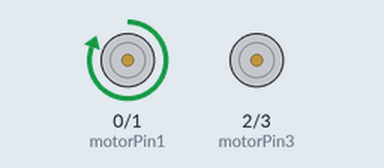
Recording of a sketch running on a simulated Arduino Uno, built with avr-gcc and run on an emulated ATmega328P. Shown: motor-driver pin pairs drawn as motors (green arrow = first pin HIGH = forward, orange = second pin HIGH = backward, longer = more drive).

Above: at 0.1 s.
At 2.1 s:
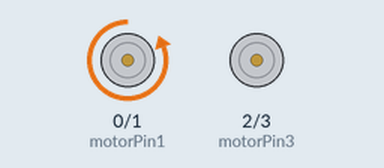
At 4.1 s:
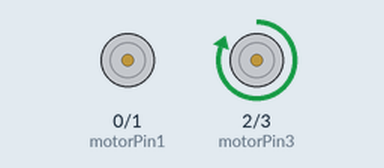
At 8.1 s:
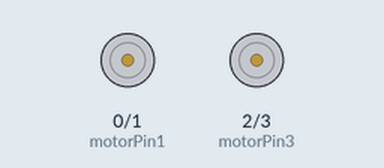
Timing chart, 0 to 9.6 s (numbered marks = the images above):
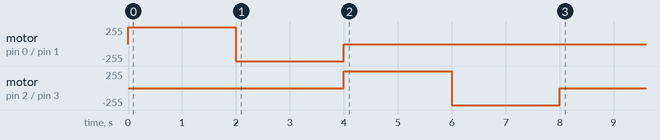

The sketch:

OneDollarBoard_Arduino_L293D.ino
```cpp
//L293D
//Motor A
const int motorPin1  = 0;  // Pin 14 of L293
const int motorPin2  = 1;  // Pin 10 of L293
//Motor B
const int motorPin3  = 2; // Pin  7 of L293
const int motorPin4  = 3;  // Pin  2 of L293

//This will run only one time.
void setup()
{
    //Set pins as outputs
    pinMode(motorPin1, OUTPUT);
    pinMode(motorPin2, OUTPUT);
    pinMode(motorPin3, OUTPUT);
    pinMode(motorPin4, OUTPUT);

    //Motor Control - Motor A: motorPin1,motorpin2 & Motor B: motorpin3,motorpin4

    //This code  will turn Motor A clockwise for 2 sec.
    digitalWrite(motorPin1, HIGH);
    digitalWrite(motorPin2, LOW);
    digitalWrite(motorPin3, LOW);
    digitalWrite(motorPin4, LOW);
    delay(2000);
    //This code will turn Motor A counter-clockwise for 2 sec.
    digitalWrite(motorPin1, LOW);
    digitalWrite(motorPin2, HIGH);
    digitalWrite(motorPin3, LOW);
    digitalWrite(motorPin4, LOW);
    delay(2000);

    //This code will turn Motor B clockwise for 2 sec.
    digitalWrite(motorPin1, LOW);
    digitalWrite(motorPin2, LOW);
    digitalWrite(motorPin3, HIGH);
    digitalWrite(motorPin4, LOW);
    delay(2000);
    //This code will turn Motor B counter-clockwise for 2 sec.
    digitalWrite(motorPin1, LOW);
    digitalWrite(motorPin2, LOW);
    digitalWrite(motorPin3, LOW);
    digitalWrite(motorPin4, HIGH);
    delay(2000);

    //And this code will stop motors
    digitalWrite(motorPin1, LOW);
    digitalWrite(motorPin2, LOW);
    digitalWrite(motorPin3, LOW);
    digitalWrite(motorPin4, LOW);
}


void loop() {}
```
